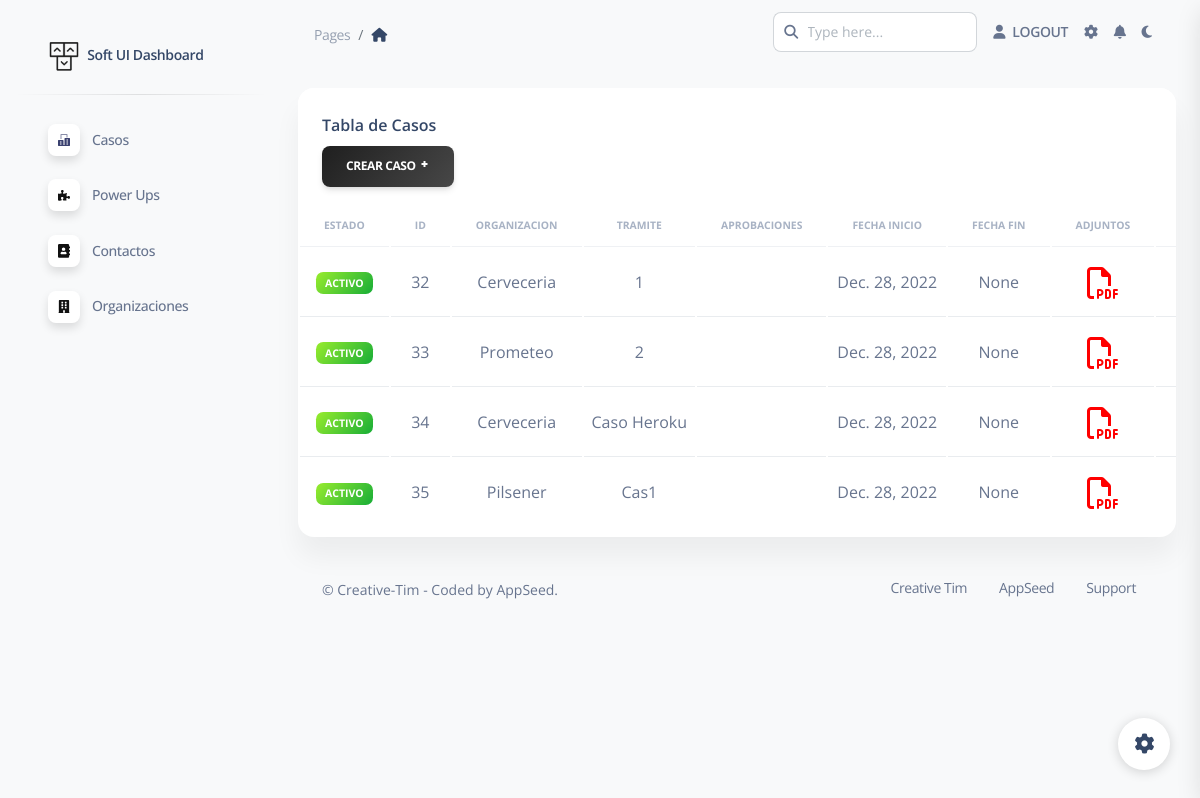
The app's page /home/ (signed in) with its own data.
### mainApp/models.py (models this page shows, shortened)
class Organizacion(models.Model):
    ACTIVO = 'ACT'
    INACTIVO = 'INACT'
    ESTADO_ORGANIZACION = [
        (ACTIVO, 'ACTIVO'),
        (INACTIVO, 'INACTIVO'),
    ]
    organizacionUser = models.ForeignKey(User, on_delete=models.CASCADE)  # new
    status = models.CharField(max_length=5, choices=ESTADO_ORGANIZACION, default=ACTIVO,)
    nombre = models.CharField(max_length = 254)
    direccion = models.CharField(max_length = 254)
    contacto_organizacion = models.CharField(max_length = 254) # PROPIO CONTACTO
    email = models.EmailField(max_length = 254)
    def __str__(self):
        return self.nombre

class Caso(models.Model):
    ACTIVO = 'ACT'
    INACTIVO = 'INACT'
    CERRADO = 'CERR'
    ESTADO_APROBACIONES = [
        (ACTIVO, 'ACTIVO'),
        (CERRADO, 'CERRADO'),
        (INACTIVO, 'INACTIVO')
    ]
    dueñoCaso = models.ForeignKey(User, on_delete=models.CASCADE)  # new
    organizacionName = models.ForeignKey(Organizacion, on_delete=models.CASCADE, null=True)
    idCaso = models.CharField(max_length = 254)
    status = models.CharField(max_length=5, choices=ESTADO_APROBACIONES, default=ACTIVO,)
    tramite = models.CharField(max_length = 254) # PDF
    fecha_inicio = models.DateField(auto_now_add=True)# CUANDO SE NOW()
    fecha_fin = models.DateField(null=True,blank=True) # BLANCO HASTA CAMBIAR DE ESTADO CERRADO

### users/views.py (the view)
# urls.py: path('', views.tableCaso, name = "home"),
@login_required
def tableCaso(request):
    username = request.user.username
    casoQS = Caso.objects.filter(~Q(status='CERR'),dueñoCaso__username = username)
    form = CasoForm()
    form.fields['organizacionName'].queryset = Organizacion.objects.filter(organizacionUser__username=username)
    casos = [
    {'aprobaciones': Aprobaciones.objects.filter(caso__id = caso.pk),
    'id': caso.pk,
    'organizacionName': caso.organizacionName,
    'tramite': caso.tramite,
    'status': caso.get_status_display(),
    'fecha_inicio' : caso.fecha_inicio,
    'fecha_fin' : caso.fecha_fin,
    }
    for caso in casoQS]
    context = {"casos":casos,"form":form}
    return render(request,"users/tables.html",context)

### mainApp/forms.py
class CasoForm(ModelForm):
    class Meta:
        organizacionName = forms.CharField(label = 'Nombre de la Organización')
        model = Caso
        fields = ('organizacionName','tramite',)
        widgets = {
            'organizacionName': forms.Select(attrs={'class': 'form-control','placeholder':'Nombre de Organización'}),
            'tramite': forms.TextInput(attrs={'class': 'form-control','placeholder':'Nombre del trámite'}),
         }

### users/templates/users/tables.html (shortened to what this page needs)
{% extends 'layouts/base.html' %} {% block title %} Tables {% endblock title %}
 {% block content %}
{% load static %}
<div class="container-fluid py-4">
  <div class="row">
    <div class="col-12">
      <div class="card mb-4">
        <div class="card-header pb-0">
          <h6>Tabla de Casos</h6>
          <button
            type="button"
            class="btn bg-gradient-primary"
            data-bs-toggle="modal"
            data-bs-target="#exampleModal"
          >
            Crear Caso <i class="ni ni-fat-add"></i>
          </button>
        </div>
        <div class="card-body px-0 pt-0 pb-2">
          <div class="table-responsive p-0">
            <table class="table align-items-center mb-0">
              <thead>
                <tr>
                  <th
                    class="text-uppercase text-secondary text-xxs font-weight-bolder opacity-7 align-middle text-center"
                  >
                    Estado
                  </th>
                  <th
                    class="text-uppercase text-secondary text-xxs font-weight-bolder opacity-7 align-middle text-center"
                  >
                    ID
                  </th>
                  <th
                    class="text-uppercase text-secondary text-xxs font-weight-bolder opacity-7 align-middle text-center"
                  >
                    Organizacion
                  </th>
                  <th
                    class="text-uppercase text-secondary text-xxs font-weight-bolder opacity-7 align-middle text-center"
                  >
                    Tramite
                  </th>
                  <th
                    class="text-uppercase text-secondary text-xxs font-weight-bolder opacity-7 align-middle text-center"
                  >
                    Aprobaciones
                  </th>
                  <th
                    class="text-uppercase text-secondary text-xxs font-weight-bolder opacity-7 align-middle text-center"
                  >
                    Fecha Inicio
                  </th>
                  <th
                    class="text-uppercase text-secondary text-xxs font-weight-bolder opacity-7 align-middle text-center"
                  >
                    Fecha Fin
                  </th>
                  <th
                    class="text-uppercase text-secondary text-xxs font-weight-bolder opacity-7 align-middle text-center"
                  >
                    Adjuntos
                  </th>
                  <th
                    class="text-uppercase text-secondary text-xxs font-weight-bolder opacity-7 align-middle text-center"
                  >
                  </th>
                </tr>
              </thead>
              <tbody>
                {% for caso in casos %}
                <tr>
                  {% if caso.status == 'ACTIVO' %}
                  <td class="align-middle text-center text-sm">
                    <span class="badge badge-sm bg-gradient-success">
                      {{caso.status}}</span
                    >
                    {% else %}
                  </td>
                  <td class="align-middle text-center text-sm">
                    <span class="badge badge-sm bg-gradient-danger">
                      {{caso.status}}</span
                    >
                    {% endif %}
                  </td>
                  <td class="align-middle text-center">
                    <h7>{{caso.id}} </h7>
                  </td>
                  <td class="align-middle text-center">
                    <h7> {{caso.organizacionName}} </h7>
                  </td>
                  <td class="align-middle text-center">
                    <h7> {{caso.tramite}} </h7>
                  </td>
                  <td class="align-middle text-center">
                  </td>
                  <td class="align-middle text-center">
                    <h7> {{caso.fecha_inicio}} </h7>
                  </td>
                  <td class="align-middle text-center">
                    <h7> {{caso.fecha_fin}} </h7>
                  </td>
                  <td class="align-middle text-center">
                    <a href="{% url 'file' id=caso.id %}">
                      <span style="font-size: 2em; color: red">
                        <i class="far fa-file-pdf"></i>
                      </span>
                    </a>
                  </td>
                  <td class="align-middle text-left">
                    <div class="container text-center">
                    </div>
                  </td>
                </tr>
                {% endfor %}
              </tbody>
            </table>
          </div>
        </div>
      </div>
    </div>
  </div>
  {% include "includes/footer.html" %}
</div>
{% endblock content %}

### static/styles/dark-theme-core.css (style rules this page uses)
body { transition: background-color 200ms ease-in; }

### users/templates/users/tables.html (style rules this page uses)
.bg-gradient-primary { background-image: linear-gradient(310deg, #535353 0%, #1b1b1b 100%); }

### records on screen
Organizacion: status "ACTIVO", id "32", organizacionName "Cerveceria", tramite "1", fecha_inicio "Dec. 28, 2022", fecha_fin "None", id "34", tramite "Caso Heroku"
Organizacion: status "ACTIVO", id "33", organizacionName "Prometeo", tramite "2", fecha_inicio "Dec. 28, 2022", fecha_fin "None"
Organizacion: status "ACTIVO", id "35", organizacionName "Pilsener", tramite "Cas1", fecha_inicio "Dec. 28, 2022", fecha_fin "None"
